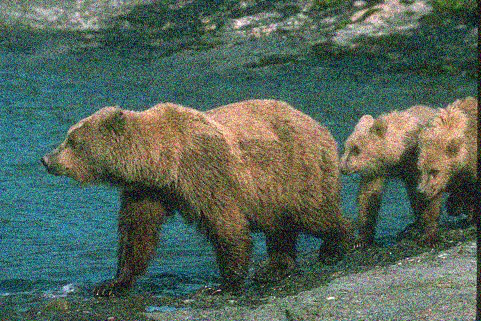
#> input picture PS02/images/NoisyBear.png, 481 x 321 px
$ python 1.py
#> lines starting #> are read from the running program, lines starting #| are printed output that depends on the picture
import cv2 as cv
import numpy as np
from matplotlib import pyplot as plt

nomeImagem = "images/NoisyBear.png"
img = cv.imread(nomeImagem, 0)
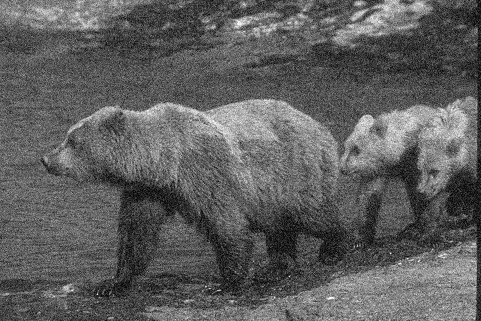
#> img: shape (321, 481); min 0, max 251, mean 94.7
cv.imshow("queijo1", img)
img = cv.GaussianBlur(img,(5,5),0)
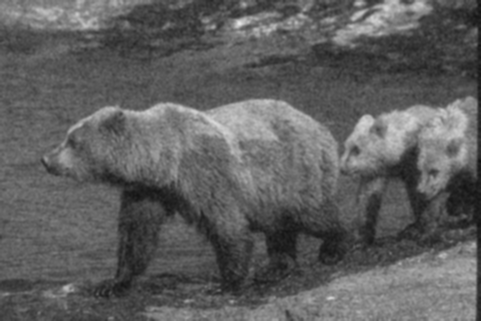
#> img: shape (321, 481); min 17, max 233, mean 94.7

hist,bins = np.histogram(img.flatten(),256,[0,256])
#> hist = 256 values, max 2386 at index 88, min 0 at index 0, mean 603.1; bins = 257 values from 0 to 256
r = 4
cdf = hist.cumsum() ** r
#> cdf = 256 values, max 9221662952401920256 at index 196, min -9201012183438743007 at index 165, mean -7.9e+17
cdf_normalized = cdf * hist.max()/ cdf.max()
#> cdf_normalized = 256 values, max 0.998 at index 182, min -0.987 at index 152, mean -0.0119
plt.plot(cdf_normalized, color = 'b')
plt.hist(img.flatten(),256,[0,256], color = 'r')
plt.xlim([0,256])
plt.legend(('cdf','histogram'), loc = 'upper left')
plt.show()
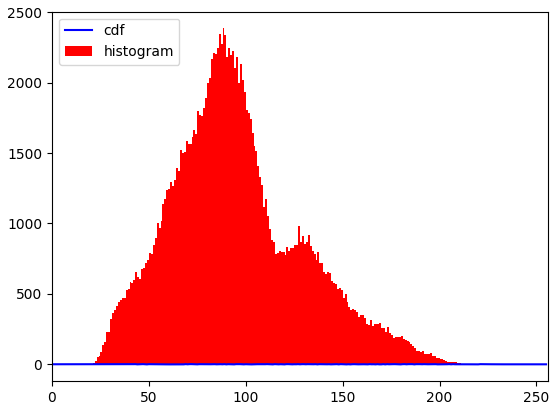
#> figure drawn by matplotlib, 1 panel; tallest bar 2386 high, from x = 88 to 89; curve peaks at x = 182, y = 0.998
cdf_m = np.ma.masked_equal(cdf,0)
cdf_m = (cdf_m - cdf_m.min())*255/(cdf_m.max()-cdf_m.min())
cdf = np.ma.filled(cdf_m,0).astype('uint8')
#> cdf = 256 values, max 255 at index 98, min 0 at index 0, mean 115.9
img = cdf[img]
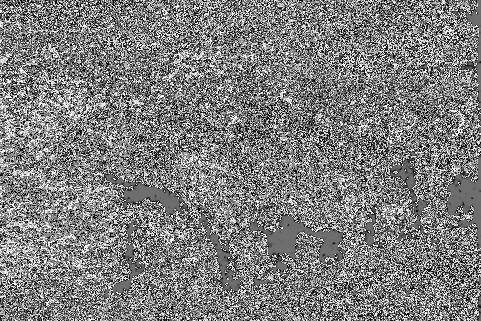
#> img: shape (321, 481); min 0, max 255, mean 126.5

cv.imshow("queijo2", img)

hist,bins = np.histogram(img.flatten(),256,[0,256])
#> hist = 256 values, max 5338 at index 58, min 0 at index 1, mean 603.1
cdf = hist.cumsum()
#> cdf = 256 values from 607 to 154401
cdf_normalized = cdf * hist.max()/ cdf.max()
#> cdf_normalized = 256 values from 20.99 to 5338
plt.plot(cdf_normalized, color = 'b')
plt.hist(img.flatten(),256,[0,256], color = 'r')
plt.xlim([0,256])
plt.legend(('cdf','histogram'), loc = 'upper left')
plt.show()
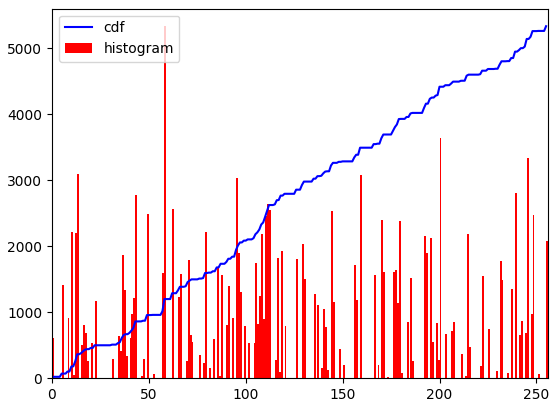
#> figure drawn by matplotlib, 1 panel; tallest bar 5338 high, from x = 58 to 59; curve peaks at x = 255, y = 5338

cv.waitKey()

$ run again, with PS02/images/Tomate.png copied over PS02/images/NoisyBear.png
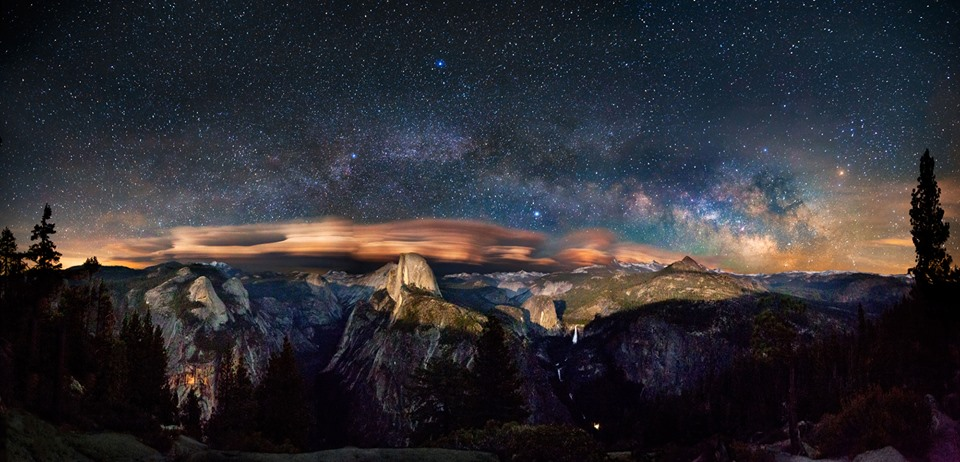
#> input picture PS02/images/Tomate.png, 960 x 462 px
#> `hist,bins = np.histogram(img.flatten(),256,[0,256])`: hist = 256 values, max 13746 at index 5, min 0 at index 227, mean 1732.5; bins = 257 values from 0 to 256
#> `cdf = hist.cumsum() ** r`: cdf = 256 values, max 9215185375104058481 at index 86, min -9140372926203166720 at index 45, mean -3.03e+17
#> `cdf_normalized = cdf * hist.max()/ cdf.max()`: cdf_normalized = 256 values, max 0.999 at index 60, min -0.999 at index 57, mean -0.0573
#> `cdf = np.ma.filled(cdf_m,0).astype('uint8')`: cdf = 256 values, max 255 at index 214, min 0 at index 45, mean 135.3
#> `img = cdf[img]`:
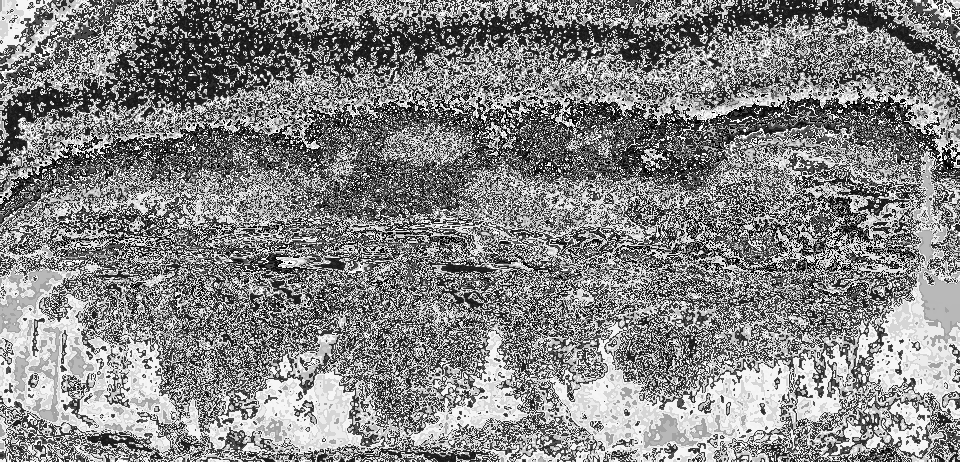
#> img: shape (462, 960); min 0, max 255, mean 133.9
#> `hist,bins = np.histogram(img.flatten(),256,[0,256])`: hist = 256 values, max 18840 at index 246, min 0 at index 2, mean 1732.5
#> `cdf = hist.cumsum()`: cdf = 256 values from 4485 to 443520
#> `cdf_normalized = cdf * hist.max()/ cdf.max()`: cdf_normalized = 256 values from 190.5 to 18840
#> `plt.show()`:
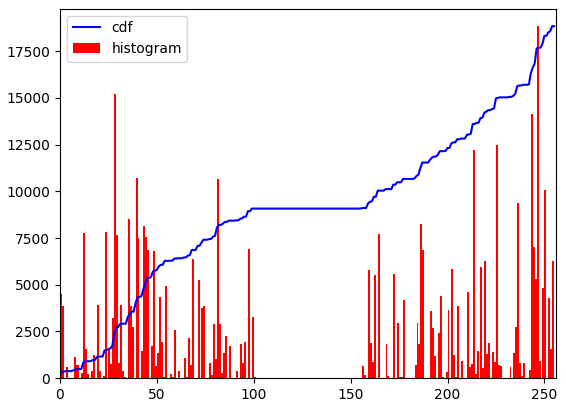
#> figure drawn by matplotlib, 1 panel; tallest bar 18840 high, from x = 246 to 247; curve peaks at x = 255, y = 18840

$ run again, with PS02/images/queijo2.png copied over PS02/images/NoisyBear.png
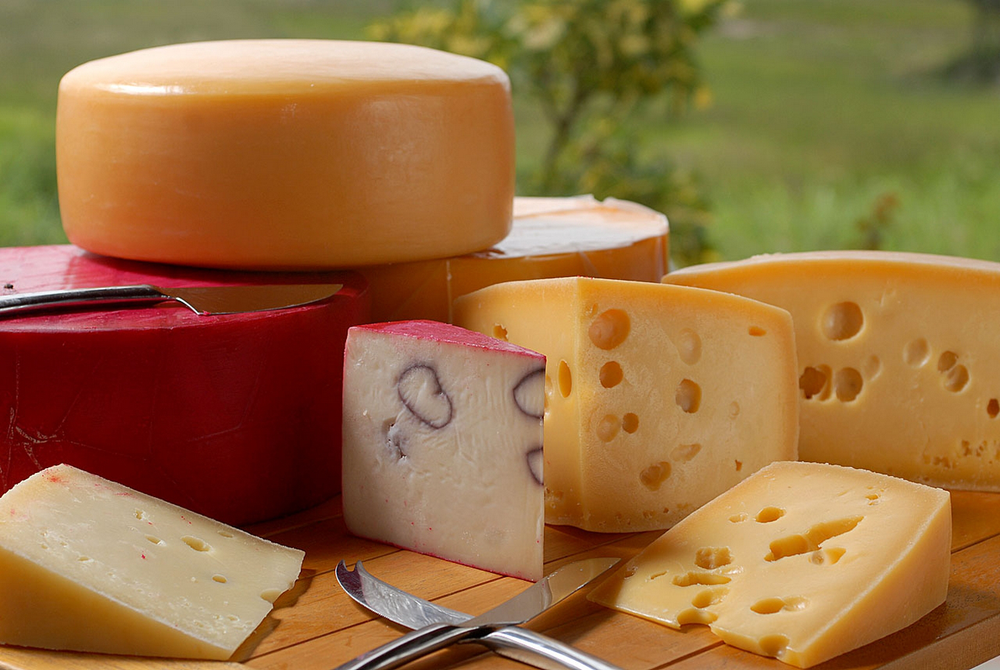
#> input picture PS02/images/queijo2.png, 1000 x 670 px, shrunk from 1280 x 857 before the run
#> `hist,bins = np.histogram(img.flatten(),256,[0,256])`: hist = 256 values, max 8953 at index 115, min 0 at index 0, mean 2617.2; bins = 257 values from 0 to 256
#> `cdf = hist.cumsum() ** r`: cdf = 256 values, max 9217392991580204849 at index 221, min -8927030239967030895 at index 103, mean 3.67e+16
#> `cdf_normalized = cdf * hist.max()/ cdf.max()`: cdf_normalized = 256 values, max 0.998 at index 210, min -0.996 at index 173, mean 0.00242
#> `cdf = np.ma.filled(cdf_m,0).astype('uint8')`: cdf = 256 values, max 255 at index 90, min 0 at index 0, mean 140.1
#> `img = cdf[img]`:
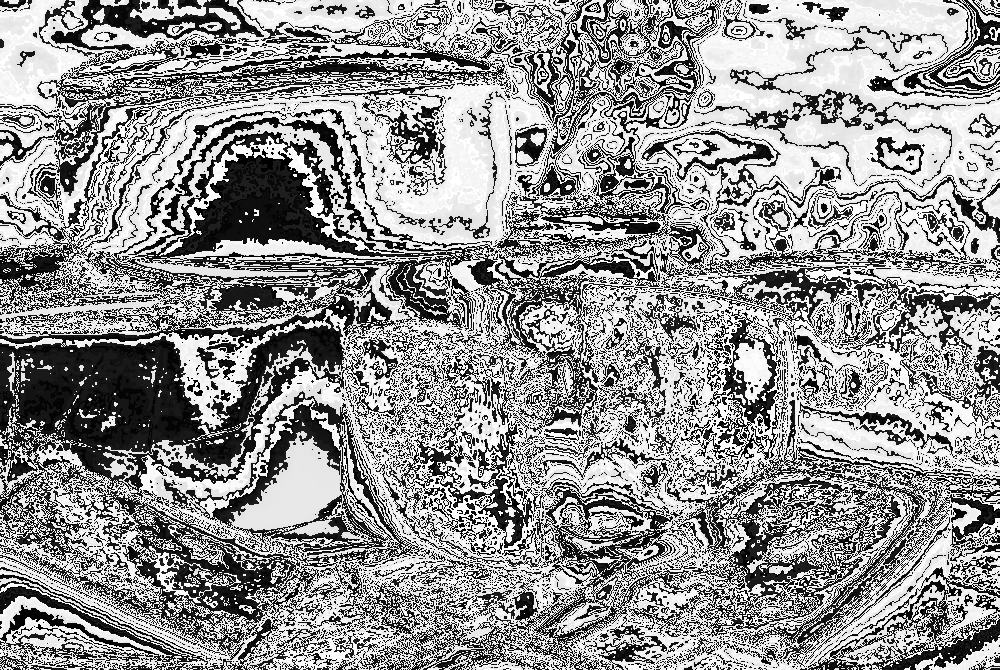
#> img: shape (670, 1000); min 0, max 255, mean 148.1
#> `hist,bins = np.histogram(img.flatten(),256,[0,256])`: hist = 256 values, max 32561 at index 231, min 0 at index 31, mean 2617.2
#> `cdf = hist.cumsum()`: cdf = 256 values from 12614 to 670000
#> `cdf_normalized = cdf * hist.max()/ cdf.max()`: cdf_normalized = 256 values from 613 to 32561
#> `plt.show()`:
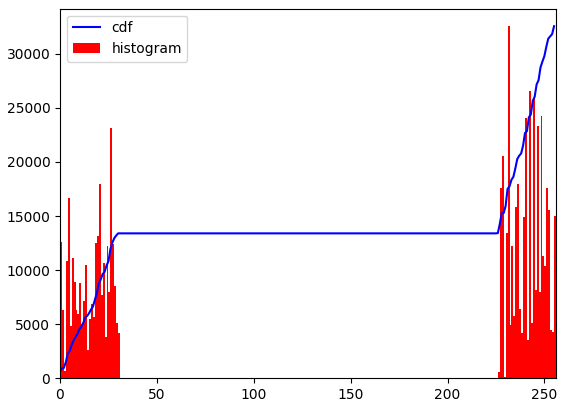
#> figure drawn by matplotlib, 1 panel; tallest bar 32561 high, from x = 231 to 232; curve peaks at x = 255, y = 32561
